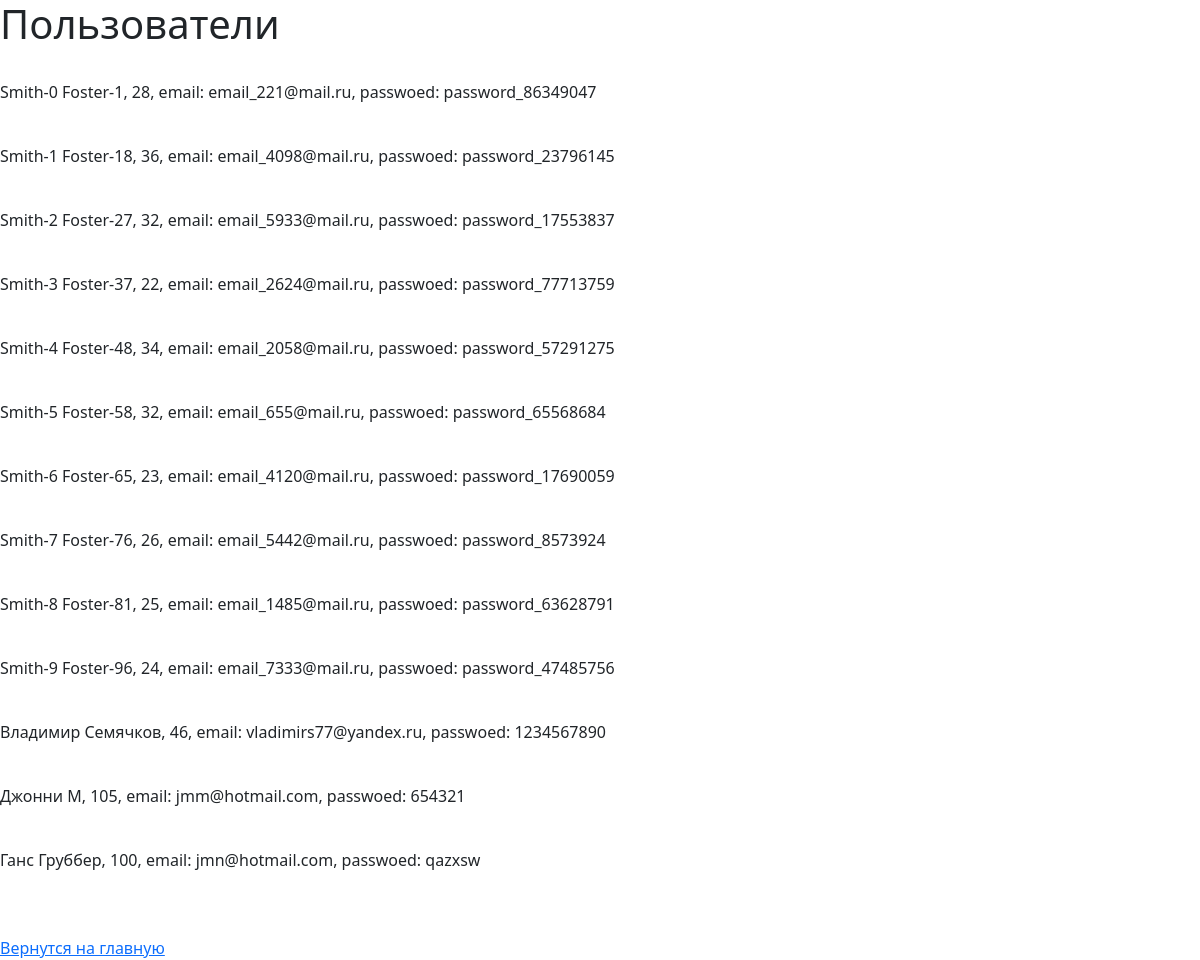
/users/, run on the app's committed database.
### models.py (models this page shows, shortened)
class Users(db.Model):
    __tablename__ = "users"
    id = db.Column(db.Integer, primary_key=True)
    name = db.Column(db.String(40), nullable=False)
    surname = db.Column(db.String(40), nullable=False)
    email = db.Column(db.String(40), unique=True, nullable=False)
    password = db.Column(db.String(20), nullable=False)
    age = db.Column(db.Integer, nullable=False)
    created_at = db.Column(db.DateTime, default=datetime.utcnow)

### apk_8.py (the view)
@app.route('/users/')
def users():
    users = Users.query.all()
    context = {'users': users}
    return render_template('users.html', **context)

### templates/users.html (shortened to what this page needs)
{% extends 'base.html' %}
{% block content %}
    <div>
        <h1>Пользователи</h1>
        <br>
        {% for user in users %}
            <p>{{ user.name }} {{ user.surname }}, {{ user.age }}, email: {{ user.email }}, passwoed: {{ user.password }}</p>
            <br>
        {% endfor %}
        <br>
        <a href="{{ url_for('page_main') }}">Вернутся на главную</a><br>
    </div>
{% endblock %}

### data on the page
Users: name "Smith-0", surname "Foster-1", age "28", email "email_221@mail.ru", password "password_86349047"
Users: name "Smith-1", surname "Foster-18", age "36", email "email_4098@mail.ru", password "password_23796145"
Users: name "Smith-2", surname "Foster-27", age "32", email "email_5933@mail.ru", password "password_17553837"
Users: name "Smith-3", surname "Foster-37", age "22", email "email_2624@mail.ru", password "password_77713759"
Users: name "Smith-4", surname "Foster-48", age "34", email "email_2058@mail.ru", password "password_57291275"
Users: name "Smith-5", surname "Foster-58", age "32", email "email_655@mail.ru", password "password_65568684"
Users: name "Smith-6", surname "Foster-65", age "23", email "email_4120@mail.ru", password "password_17690059"
Users: name "Smith-7", surname "Foster-76", age "26", email "email_5442@mail.ru", password "password_8573924"
Users: name "Smith-8", surname "Foster-81", age "25", email "email_1485@mail.ru", password "password_63628791"
Users: name "Smith-9", surname "Foster-96", age "24", email "email_7333@mail.ru", password "password_47485756"
Users: name "Владимир", surname "Семячков", age "46", email "vladimirs77@yandex.ru", password "1234567890"
Users: name "Джонни", surname "М", age "105", email "jmm@hotmail.com", password "654321"
Users: name "Ганс", surname "Груббер", age "100", email "jmn@hotmail.com", password "qazxsw"
